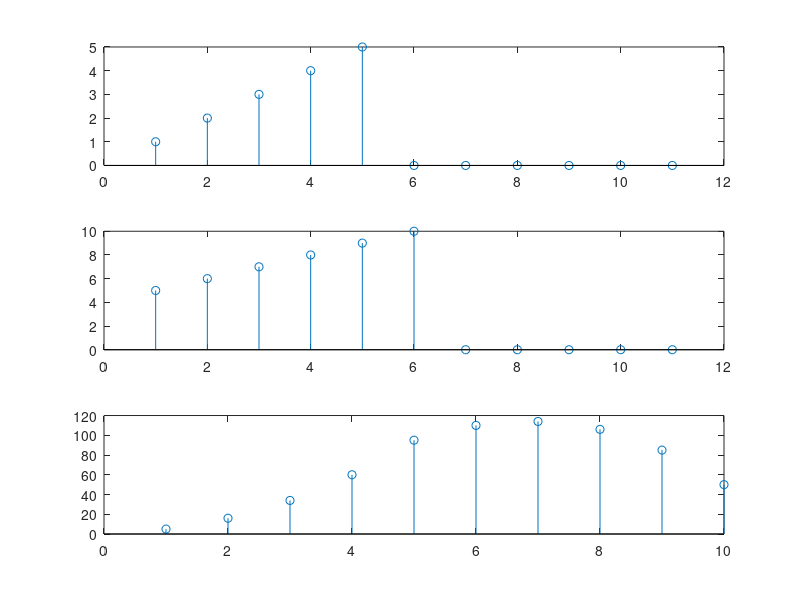

Here is the MATLAB script that generated this plot:
clc;
clear all;
close all;
x=1:5
h=5:10
m=length(x);
n=length(h);
x1=[x,zeros(1,n)];
h1=[h,zeros(1,m)];
for i=1:m+n-1
    y(i)=0;
    for j=1:m
        if i-j+1>0
            y(i)=y(i)+(x1(j)).*h1(i-j+1);
        end
    end
end
subplot(3,1,1);
stem(x1)
subplot(3,1,2);
stem(h1)
subplot(3,1,3)
stem(y)